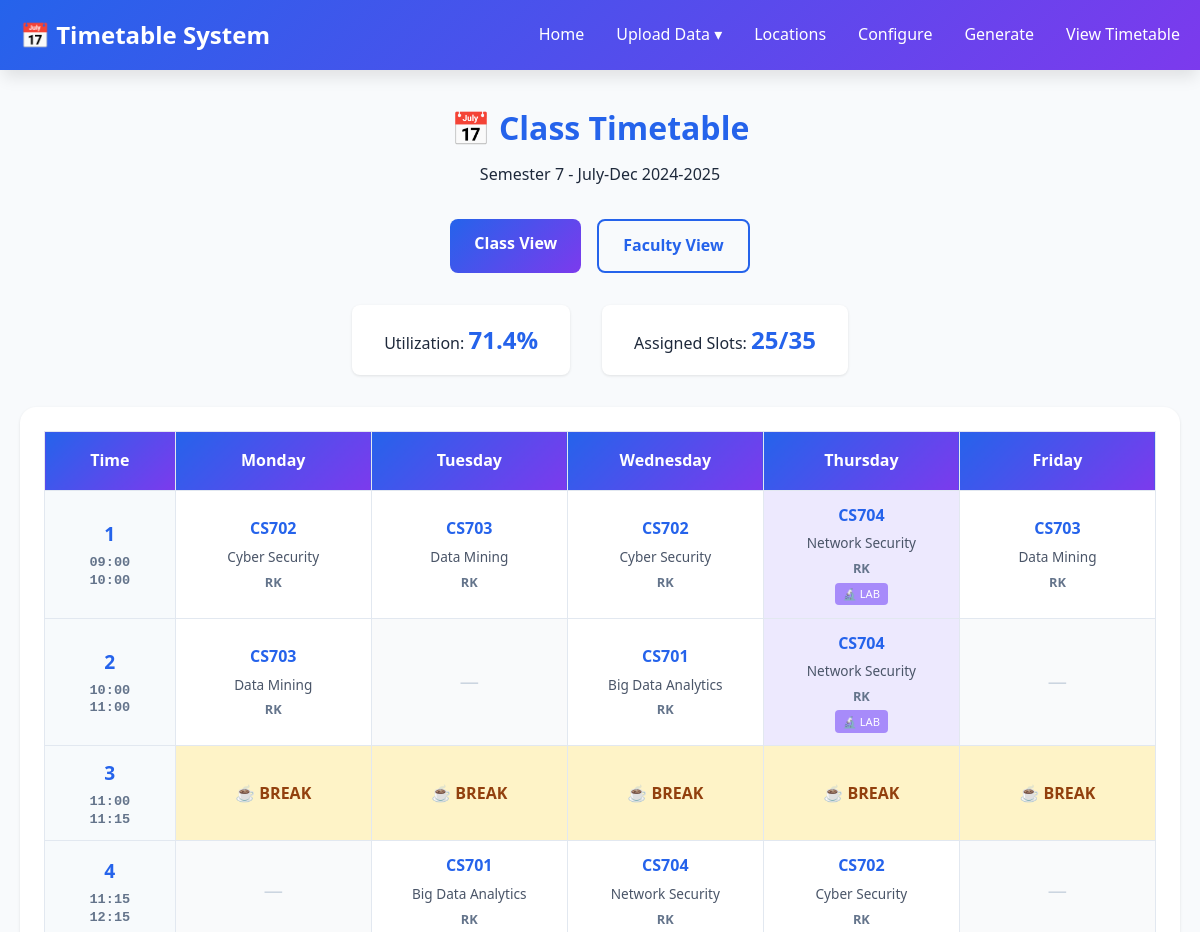
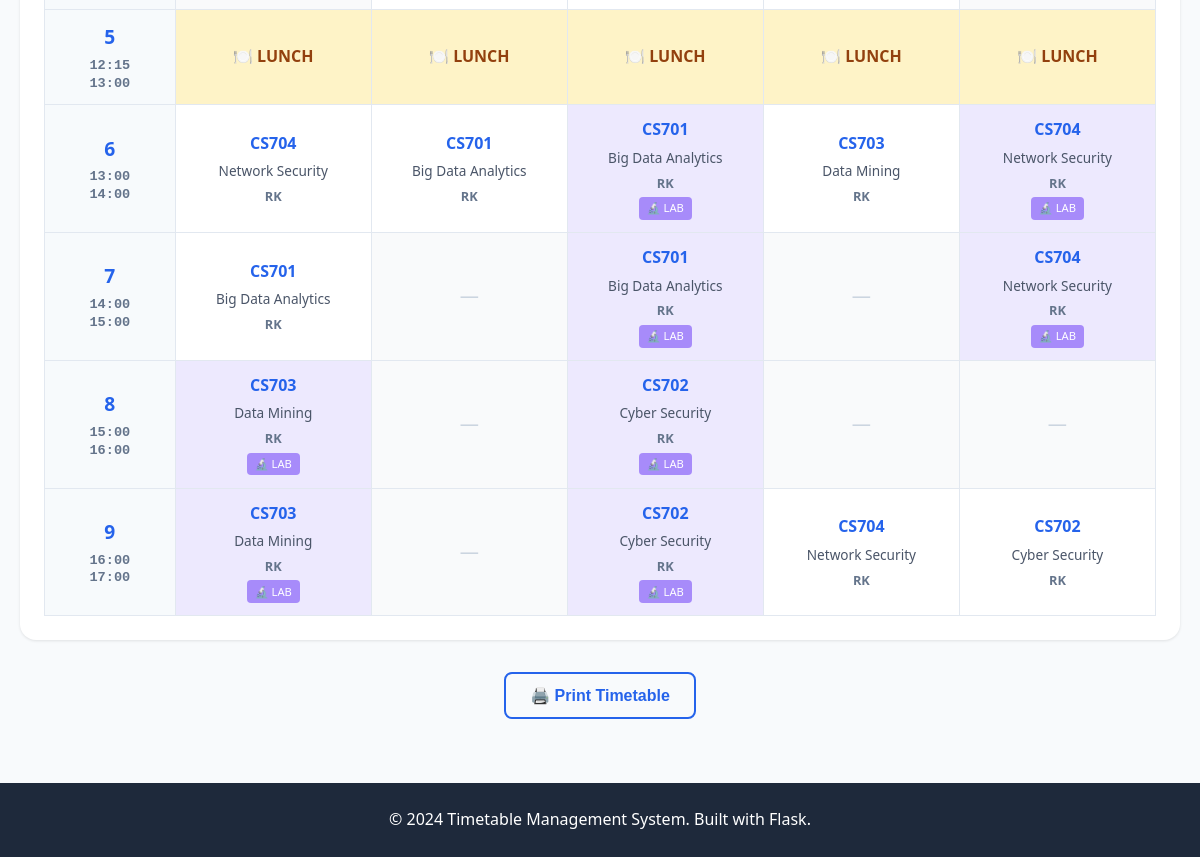
Page /timetable on the committed database (2 pictures, top to bottom).
### tables this page shows
CREATE TABLE academic_config (
            id INTEGER PRIMARY KEY AUTOINCREMENT,
            academic_year TEXT NOT NULL,
            term TEXT NOT NULL,
            semester INTEGER NOT NULL,
            working_days TEXT NOT NULL,
            shift_mode TEXT NOT NULL,
            shift_timings TEXT,
            created_at TIMESTAMP DEFAULT CURRENT_TIMESTAMP,
            is_active INTEGER DEFAULT 1
        );

CREATE TABLE subject (
            id INTEGER PRIMARY KEY AUTOINCREMENT,
            subject_name TEXT NOT NULL,
            code TEXT NOT NULL UNIQUE,
            semester INTEGER NOT NULL,
            lecture_credits INTEGER DEFAULT 0,
            lab_credits INTEGER DEFAULT 0,
            created_at TIMESTAMP DEFAULT CURRENT_TIMESTAMP
        );

CREATE TABLE faculty (
            id INTEGER PRIMARY KEY AUTOINCREMENT,
            faculty_name TEXT NOT NULL,
            short_name TEXT NOT NULL UNIQUE,
            specialization TEXT,
            availability TEXT DEFAULT 'Mon,Tue,Wed,Thu,Fri,Sat',
            max_hours_per_week INTEGER DEFAULT 24,
            created_at TIMESTAMP DEFAULT CURRENT_TIMESTAMP
        );

### app.py (the view, shortened to what this page needs)
@app.route('/timetable')
def view_timetable():
    active_config = get_active_config()
    if not active_config:
        flash('Please configure academic settings first', 'error')
        return redirect(url_for('configure_page'))
    view_type = request.args.get('type', 'class')
    if view_type == 'class':
        if active_config['shift_mode'] == 'multi':
            timetable_data = get_class_timetable_multishift(active_config['id'])
        else:
            timetable_data = get_class_timetable_grid(active_config['id'])
        if not timetable_data:
            flash('No timetable data found', 'error')
            return redirect(url_for('generate_page'))
        stats = get_timetable_statistics(active_config['id'])
        if timetable_data.get('is_multi_shift'):
            return render_template('timetable_class.html',
                                 config=timetable_data['config'],
                                 days=timetable_data['days'],
                                 shifts=timetable_data['shifts'],
                                 is_multi_shift=True,
                                 stats=stats)
        else:
            return render_template('timetable_class.html',
                                 config=timetable_data['config'],
                                 days=timetable_data['days'],
                                 time_slots=timetable_data['time_slots'],
                                 is_multi_shift=False,
                                 stats=stats)

### database/db_setup.py (called while the page is built)
def get_connection():
    os.makedirs('database', exist_ok=True)
    conn = sqlite3.connect(DATABASE_PATH)
    conn.row_factory = sqlite3.Row  # Access columns by name
    return conn

### services/config_service.py (called while the page is built)
def get_active_config():
    conn = get_connection()
    cursor = conn.cursor()
    cursor.execute('SELECT * FROM academic_config WHERE is_active = 1 ORDER BY id DESC LIMIT 1')
    row = cursor.fetchone()
    conn.close()
    if row:
        config = dict(row)
        config['shift_timings'] = json.loads(config['shift_timings'])
        return config
    return None

### templates/timetable_class.html (shortened to what this page needs)
{% extends "base.html" %}
{% block content %}
<div class="page-header">
    <h1>📅 Class Timetable</h1>
    <p>Semester {{ config.semester }} - {{ config.term }} {{ config.academic_year }}</p>
</div>
<div class="view-switcher">
    <a href="{{ url_for('view_timetable', type='class') }}" class="btn btn-primary">Class View</a>
    <a href="{{ url_for('view_timetable', type='faculty') }}" class="btn btn-secondary">Faculty View</a>
</div>
<div class="timetable-stats">
    <div class="stat-box">
        <span>Utilization:</span>
        <strong>{{ "%.1f"|format(stats.utilization_percent) }}%</strong>
    </div>
    <div class="stat-box">
        <span>Assigned Slots:</span>
        <strong>{{ stats.assigned_slots }}/{{ stats.available_slots }}</strong>
    </div>
</div>
{% if is_multi_shift %}
    {% for shift in shifts %}
    <div class="shift-container">
        <div class="shift-header">
            <h2>{{ shift.name }}</h2>
            <p>⏰ {{ shift.start_time }} - {{ shift.end_time }}</p>
        </div>
        <div class="timetable-grid-container">
            <table class="timetable-grid">
                <thead>
                    <tr>
                        <th class="time-header">Time</th>
                        {% for day in days %}
                        <th class="day-header">{{ day }}</th>
                        {% endfor %}
                    </tr>
                </thead>
                <tbody>
                    {% for slot in shift.time_slots %}
                    <tr>
                        <td class="time-cell">
                            <div class="slot-number">{{ loop.index }}</div>
                            <div class="time-range">
                                {{ slot.start_time }}<br>{{ slot.end_time }}
                            </div>
                        </td>
                        {% for day in days %}
                            {% set cell = slot.days[day] %}
                            {% if cell.is_break %}
                                <td class="break-cell">
                                    {% if loop.index == 3 %}
                                        ☕ BREAK
                                    {% else %}
                                        🍽️ BREAK
                                    {% endif %}
                                </td>
                            {% elif cell.subject_code %}
                                <td class="subject-cell {% if cell.slot_type == 'lab' %}lab-cell{% endif %}">
                                    <div class="subject-code">{{ cell.subject_code }}</div>
                                    <div class="subject-name">{{ cell.subject_name }}</div>
                                    <div class="faculty-name">{{ cell.faculty_short_name }}</div>
                                    {% if cell.slot_type == 'lab' %}
                                        <span class="lab-badge">🔬 LAB</span>
                                    {% endif %}
                                </td>
                            {% else %}
                                <td class="empty-cell">—</td>
                            {% endif %}
                        {% endfor %}
                    </tr>
                    {% endfor %}
                </tbody>
            </table>
        </div>
    </div>
    {% endfor %}
{% else %}
    <div class="timetable-grid-container">
        <table class="timetable-grid">
            <thead>
                <tr>
                    <th class="time-header">Time</th>
                    {% for day in days %}
                    <th class="day-header">{{ day }}</th>
                    {% endfor %}
                </tr>
            </thead>
            <tbody>
                {% for slot in time_slots %}
                <tr>
                    <td class="time-cell">
                        <div class="slot-number">{{ slot.slot_number }}</div>
                        <div class="time-range">
                            {{ slot.start_time }}<br>{{ slot.end_time }}
                        </div>
                    </td>
                    {% for day in days %}
                        {% set cell = slot.days[day] %}
                        {% if cell.is_break %}
                            <td class="break-cell">
                                {% if slot.slot_number == 5 %}
                                    🍽️ LUNCH
                                {% else %}
                                    ☕ BREAK
                                {% endif %}
                            </td>
                        {% elif cell.subject_code %}
                            <td class="subject-cell {% if cell.slot_type == 'lab' %}lab-cell{% endif %}">
                                <div class="subject-code">{{ cell.subject_code }}</div>
                                <div class="subject-name">{{ cell.subject_name }}</div>
                                <div class="faculty-name">{{ cell.faculty_short_name }}</div>
                                {% if cell.slot_type == 'lab' %}
                                    <span class="lab-badge">🔬 LAB</span>
                                {% endif %}
                            </td>
                        {% else %}
                            <td class="empty-cell">—</td>
                        {% endif %}
                    {% endfor %}
                </tr>
                {% endfor %}
            </tbody>
        </table>
    </div>
{% endif %}
<div class="action-buttons">
    <button onclick="window.print()" class="btn btn-secondary">🖨️ Print Timetable</button>
</div>
{% endblock %}

### static/css/style.css (style rules this page uses)
* { margin: 0; padding: 0; box-sizing: border-box; }
:root { --primary-color: #2563eb; --secondary-color: #7c3aed; --success-color: #10b981; --warning-color: #f59e0b; --error-color: #ef4444; --info-color: #3b82f6; --bg-color: #f8fafc; --card-bg: #ffffff; --text-primary: #1e293b; --text-secondary: #64748b; --border-color: #e2e8f0; --shadow: 0 1px 3px rgba(0, 0, 0, 0.1); --shadow-lg: 0 10px 15px -3px rgba(0, 0, 0, 0.1); }
body { font-family: 'Segoe UI', Tahoma, Geneva, Verdana, sans-serif; background-color: var(--bg-color); color: var(--text-primary); line-height: 1.6; min-height: 100vh; display: flex; flex-direction: column; }
.btn { display: inline-block; padding: 0.75rem 1.5rem; border-radius: 0.5rem; text-decoration: none; font-weight: 600; transition: all 0.3s; border: none; cursor: pointer; font-size: 1rem; }
.btn-primary { background: linear-gradient(135deg, var(--primary-color), var(--secondary-color)); color: white; }
.btn-secondary { background: var(--bg-color); color: var(--primary-color); border: 2px solid var(--primary-color); }
.action-buttons { display: flex; justify-content: center; gap: 1rem; flex-wrap: wrap; }
.page-header { text-align: center; margin-bottom: 2rem; }
.page-header h1 { font-size: 2rem; color: var(--primary-color); margin-bottom: 0.5rem; }

### templates/timetable_class.html (style rules this page uses)
.view-switcher { text-align: center; margin: 2rem 0; display: flex; gap: 1rem; justify-content: center; }
.timetable-stats { display: flex; gap: 2rem; justify-content: center; margin: 2rem 0; }
.stat-box { background: var(--card-bg); padding: 1rem 2rem; border-radius: 0.5rem; box-shadow: var(--shadow); }
.stat-box strong { color: var(--primary-color); font-size: 1.5rem; }
.timetable-grid-container { background: var(--card-bg); padding: 1.5rem; border-radius: 1rem; box-shadow: var(--shadow); overflow-x: auto; margin-bottom: 2rem; }
.timetable-grid { width: 100%; border-collapse: collapse; min-width: 1000px; }
.timetable-grid th { background: linear-gradient(135deg, var(--primary-color), var(--secondary-color)); color: white; padding: 1rem; font-weight: 600; text-align: center; border: 1px solid var(--border-color); position: sticky; top: 0; z-index: 10; }
.time-header { min-width: 100px; }
.day-header { min-width: 150px; }
.timetable-grid td { padding: 0.75rem; border: 1px solid var(--border-color); text-align: center; vertical-align: middle; }
.time-cell { background: #f7fafc; font-weight: 600; color: #4a5568; text-align: center; }
.slot-number { font-size: 1.2rem; font-weight: 700; color: var(--primary-color); margin-bottom: 0.25rem; }
.time-range { font-size: 0.85rem; font-family: monospace; color: #64748b; line-height: 1.3; }
.subject-cell { background: #fff; padding: 0.5rem; }
.subject-code { font-weight: 700; color: var(--primary-color); font-size: 1rem; margin-bottom: 0.25rem; }
.subject-name { font-size: 0.85rem; color: #4a5568; margin-bottom: 0.25rem; }
.faculty-name { font-size: 0.8rem; color: #64748b; font-weight: 600; }
.lab-cell { background: #ede9fe !important; border-left: 4px solid #a78bfa; }
.lab-badge { display: inline-block; background: #a78bfa; color: white; padding: 0.15rem 0.5rem; border-radius: 0.25rem; font-size: 0.7rem; margin-top: 0.25rem; }
.break-cell { background: #fef3c7; font-weight: 700; color: #92400e; font-size: 1rem; }
.empty-cell { background: #f9fafb; color: #cbd5e0; font-size: 1.2rem; }
.action-buttons { text-align: center; margin: 2rem 0; }

### rows in the picture
academic_config: semester "7", term "July-Dec", academic_year "2024-2025"
subject: subject_code "CS702" "CS702" "CS702" "CS702" "CS702" "CS702", subject_name "Cyber Security" "Cyber Security" "Cyber Security" "Cyber Security" "Cyber Security" "Cyber Security"
faculty: faculty_short_name "RK" "RK" "RK" "RK" "RK" "RK" "RK" "RK" "RK" "RK" "RK" "RK" "RK" "RK" "RK" "RK" "RK" "RK" "RK" "RK" "RK" "RK" "RK" "RK" "RK"
subject: subject_code "CS703" "CS703" "CS703" "CS703" "CS703" "CS703", subject_name "Data Mining" "Data Mining" "Data Mining" "Data Mining" "Data Mining" "Data Mining"
subject: subject_code "CS704" "CS704" "CS704" "CS704" "CS704" "CS704" "CS704", subject_name "Network Security" "Network Security" "Network Security" "Network Security" "Network Security" "Network Security" "Network Security"
subject: subject_code "CS701" "CS701" "CS701" "CS701" "CS701" "CS701", subject_name "Big Data Analytics" "Big Data Analytics" "Big Data Analytics" "Big Data Analytics" "Big Data Analytics" "Big Data Analytics"

### other values in the picture
{{ "%.1f"|format(stats.utilization_percent) }} "71.4"
{{ stats.assigned_slots }} "25"
{{ stats.available_slots }} "35"
{{ day }} "Monday" "Tuesday" "Wednesday" "Thursday" "Friday"
{{ slot.slot_number }} "1" "2" "3" "4" "5" "6" "7" "8" "9"
{{ slot.start_time }} "09:00" "10:00" "11:00" "11:15" "12:15" "13:00" "14:00" "15:00" "16:00"
{{ slot.end_time }} "10:00" "11:00" "11:15" "12:15" "13:00" "14:00" "15:00" "16:00" "17:00"
